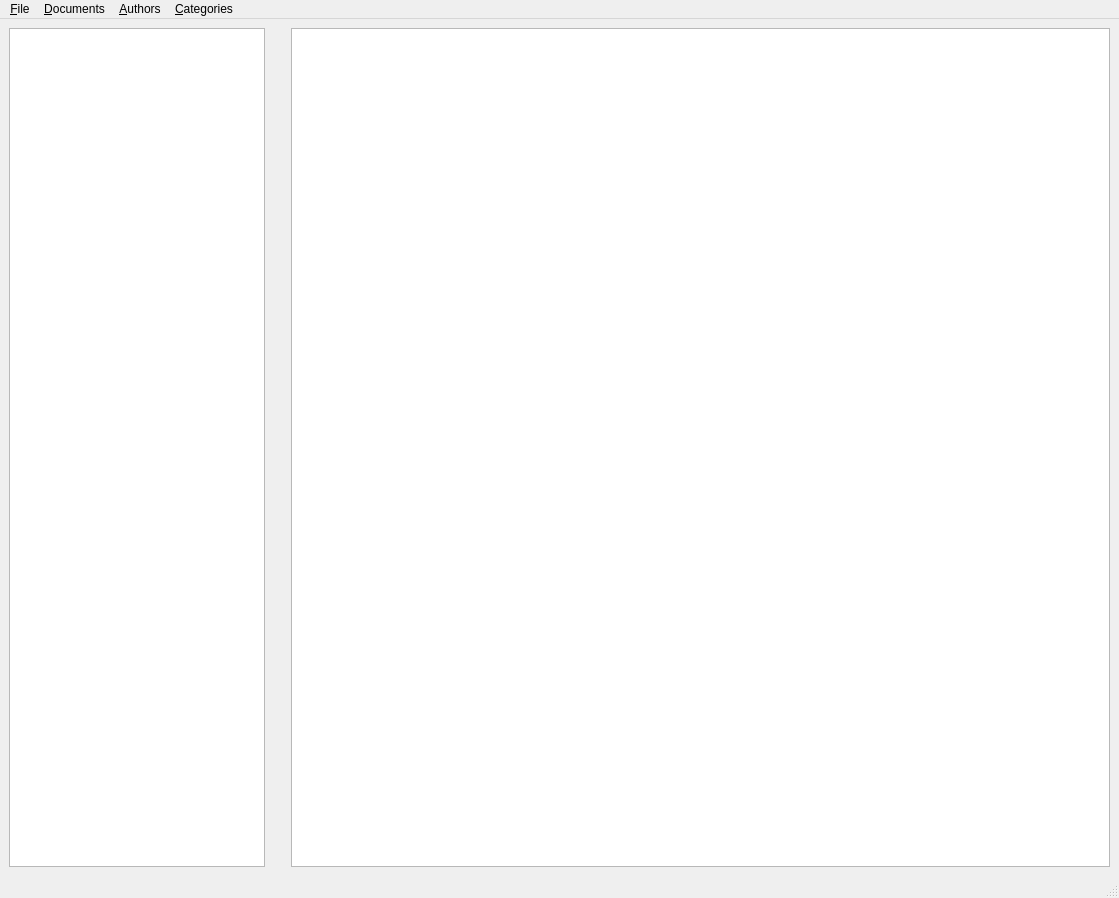
<?xml version="1.0" encoding="UTF-8"?>
<ui version="4.0">
 <class>MainWindow</class>
 <widget class="QMainWindow" name="MainWindow">
  <property name="geometry">
   <rect>
    <x>0</x>
    <y>0</y>
    <width>1119</width>
    <height>898</height>
   </rect>
  </property>
  <property name="windowTitle">
   <string>PDF Library</string>
  </property>
  <widget class="QWidget" name="centralwidget">
   <property name="sizePolicy">
    <sizepolicy hsizetype="Expanding" vsizetype="Expanding">
     <horstretch>0</horstretch>
     <verstretch>0</verstretch>
    </sizepolicy>
   </property>
   <layout class="QGridLayout" name="gridLayout">
    <item row="0" column="0">
     <layout class="QHBoxLayout" name="horizontalLayout">
      <property name="sizeConstraint">
       <enum>QLayout::SetNoConstraint</enum>
      </property>
      <item>
       <widget class="QListView" name="lstLeftPane">
        <property name="sizePolicy">
         <sizepolicy hsizetype="Minimum" vsizetype="Expanding">
          <horstretch>0</horstretch>
          <verstretch>0</verstretch>
         </sizepolicy>
        </property>
        <property name="minimumSize">
         <size>
          <width>100</width>
          <height>0</height>
         </size>
        </property>
       </widget>
      </item>
      <item>
       <spacer name="verticalSpacer">
        <property name="orientation">
         <enum>Qt::Vertical</enum>
        </property>
        <property name="sizeHint" stdset="0">
         <size>
          <width>20</width>
          <height>40</height>
         </size>
        </property>
       </spacer>
      </item>
      <item>
       <widget class="QTableView" name="tblRightPane">
        <property name="sizeAdjustPolicy">
         <enum>QAbstractScrollArea::AdjustToContents</enum>
        </property>
        <property name="selectionBehavior">
         <enum>QAbstractItemView::SelectRows</enum>
        </property>
        <property name="sortingEnabled">
         <bool>true</bool>
        </property>
       </widget>
      </item>
     </layout>
    </item>
   </layout>
  </widget>
  <widget class="QMenuBar" name="menubar">
   <property name="geometry">
    <rect>
     <x>0</x>
     <y>0</y>
     <width>1119</width>
     <height>20</height>
    </rect>
   </property>
   <widget class="QMenu" name="menuFile">
    <property name="title">
     <string>&amp;File</string>
    </property>
    <addaction name="actionNew"/>
    <addaction name="actionOpen"/>
    <addaction name="actionSave"/>
    <addaction name="separator"/>
    <addaction name="actionExit"/>
   </widget>
   <widget class="QMenu" name="menuAuthors">
    <property name="title">
     <string>&amp;Authors</string>
    </property>
    <addaction name="actionAdd_author"/>
    <addaction name="actionEdit_author"/>
    <addaction name="actionRemove_author"/>
   </widget>
   <widget class="QMenu" name="menuPapers">
    <property name="title">
     <string>&amp;Documents</string>
    </property>
    <addaction name="actionAdd_doc"/>
    <addaction name="actionEdit_doc"/>
    <addaction name="actionRemove_doc"/>
   </widget>
   <widget class="QMenu" name="menuCategories">
    <property name="title">
     <string>&amp;Categories</string>
    </property>
    <addaction name="actionAdd_category"/>
    <addaction name="actionEdit_category"/>
    <addaction name="actionRemove_category"/>
   </widget>
   <addaction name="menuFile"/>
   <addaction name="menuPapers"/>
   <addaction name="menuAuthors"/>
   <addaction name="menuCategories"/>
  </widget>
  <widget class="QStatusBar" name="statusbar"/>
  <action name="actionNew">
   <property name="text">
    <string>&amp;New</string>
   </property>
  </action>
  <action name="actionOpen">
   <property name="text">
    <string>&amp;Open</string>
   </property>
  </action>
  <action name="actionSave">
   <property name="text">
    <string>&amp;Save</string>
   </property>
  </action>
  <action name="actionExit">
   <property name="text">
    <string>E&amp;xit</string>
   </property>
  </action>
  <action name="actionAdd_doc">
   <property name="text">
    <string>&amp;Add document</string>
   </property>
  </action>
  <action name="actionRemove_doc">
   <property name="text">
    <string>&amp;Remove document</string>
   </property>
  </action>
  <action name="actionEdit_doc">
   <property name="text">
    <string>&amp;Edit document</string>
   </property>
  </action>
  <action name="actionAdd_author">
   <property name="text">
    <string>&amp;Add author</string>
   </property>
  </action>
  <action name="actionEdit_author">
   <property name="text">
    <string>&amp;Edit author</string>
   </property>
  </action>
  <action name="actionRemove_author">
   <property name="text">
    <string>&amp;Remove author</string>
   </property>
  </action>
  <action name="actionAdd_category">
   <property name="text">
    <string>&amp;Add category</string>
   </property>
  </action>
  <action name="actionEdit_category">
   <property name="text">
    <string>&amp;Edit category</string>
   </property>
  </action>
  <action name="actionRemove_category">
   <property name="text">
    <string>&amp;Remove category</string>
   </property>
  </action>
 </widget>
 <resources/>
 <connections/>
</ui>
